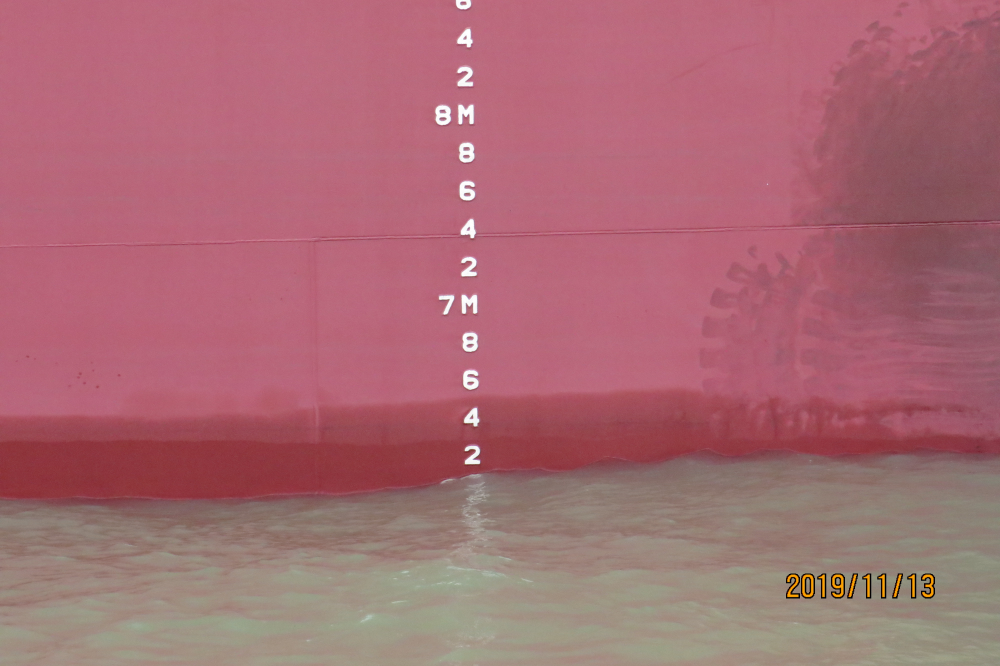
#> input picture match/draft/IMG_1044.JPG, 4000 x 2664 px (shown at 1/4 size)
$ python -i Draft.py   (imports and definitions only)
#> lines starting #> are read from the running program, lines starting #| are printed output that depends on the picture; after the words box and inside, x2 and y2 are one past the last pixel; in counts of white or black regions, pixels touching at a corner belong together
#> further down, picture is the input picture: shape (2664, 4000, 3); mean B, G, R 115.7, 106.7, 168
import cv2


def DraftReading(img):
    # img = cv2.imread('IMG_1044.JPG')
    height = img.shape[0]
#> height = 2664
    width = img.shape[1]
#> width = 4000
    img = img[0:height, int(0.25 * width):int(0.75 * width)]
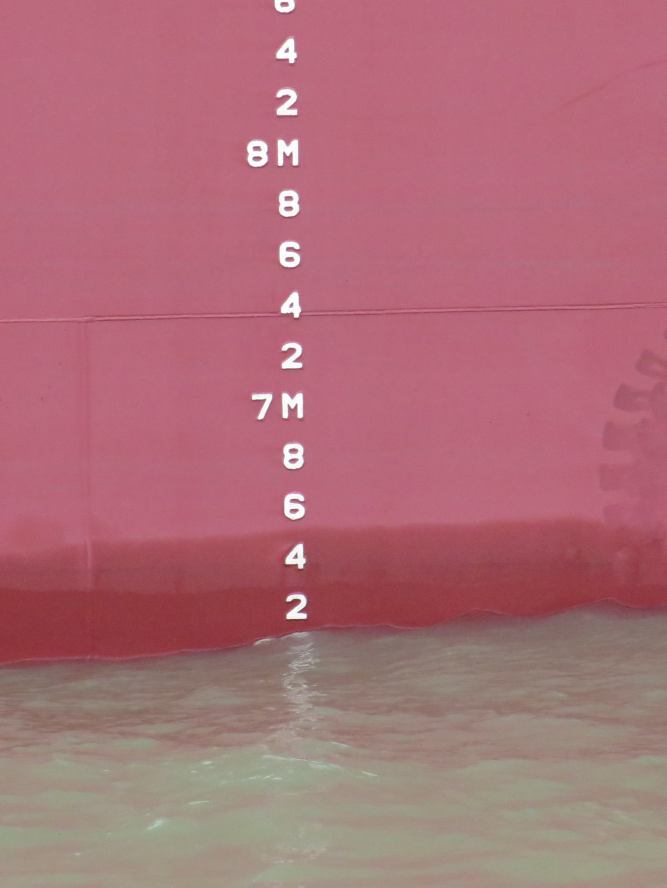
#> img: shape (2664, 2000, 3) (shown at 1/3 size); mean of channels 0, 1, 2 119.7, 110.3, 172.6; drawn as B, G, R

    se = cv2.getStructuringElement(cv2.MORPH_ELLIPSE, (55, 55))
    fo = cv2.morphologyEx(img, cv2.MORPH_OPEN, se)
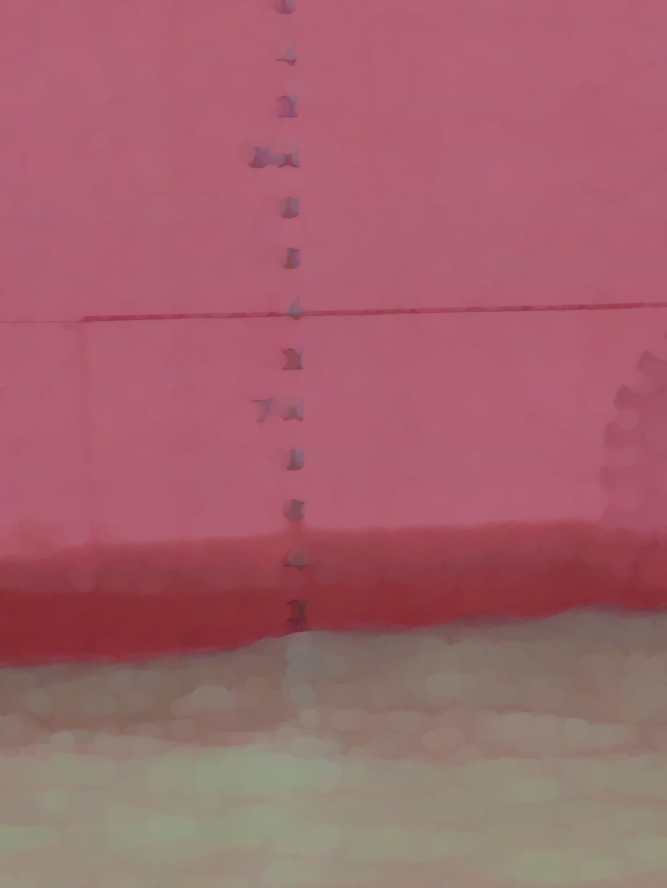
#> fo: shape (2664, 2000, 3) (shown at 1/3 size); mean of channels 0, 1, 2 108.9, 99.5, 162.7; drawn as B, G, R
    f1 = cv2.subtract(img, fo)
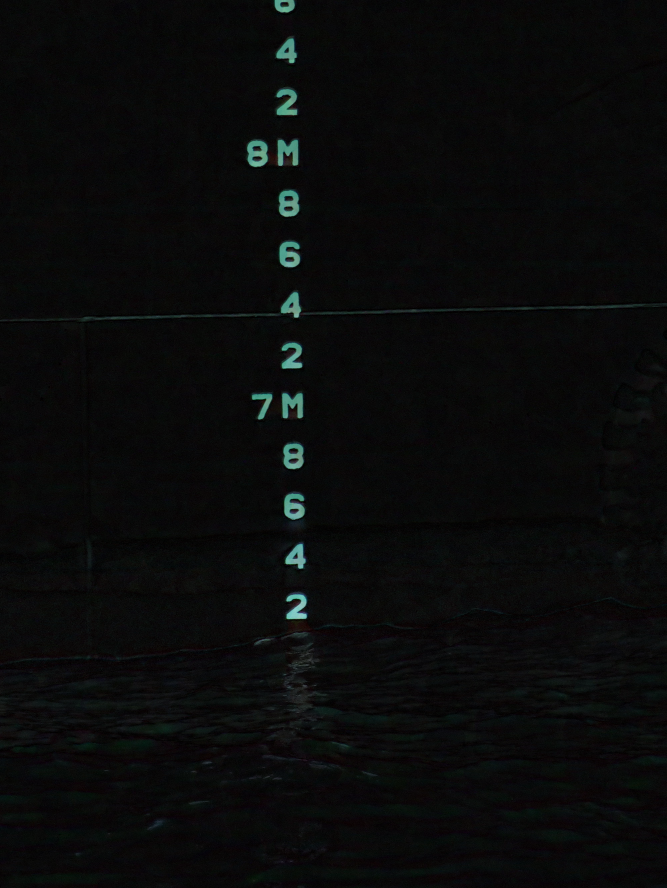
#> f1: shape (2664, 2000, 3) (shown at 1/3 size); mean of channels 0, 1, 2 10.7, 10.8, 9.9; drawn as B, G, R
    gray = cv2.cvtColor(f1, cv2.COLOR_BGR2GRAY)
    ret, binary = cv2.threshold(gray, 55, 255, cv2.THRESH_BINARY)
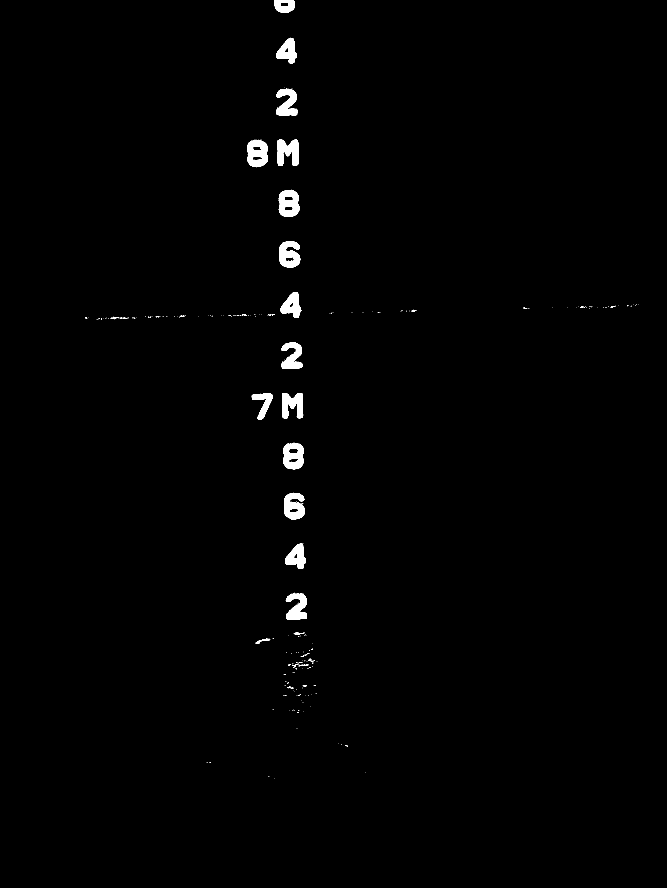
#> binary: shape (2664, 2000) (shown at 1/3 size); 0.91% white; 258 white regions (228 under 20 px), largest, box (x1, y1, x2, y2) and area: (741, 419, 804, 502) 3734, (836, 569, 898, 651) 3699, (852, 1479, 915, 1560) 3594
    for i in range(height):
        if i > 0.9 * height:
            binary[i] = 0

    cv2.imwrite('/home/diamond/桌面/staffGaugesurvey/match/draft/kedu.jpg', binary)

# [4 lines of commented-out code are left out]

>>> import cv2
>>> picture = cv2.imread('IMG_1044.JPG')
>>> result = DraftReading(picture)

$ run again, on match/draft/IMG_1249.JPG
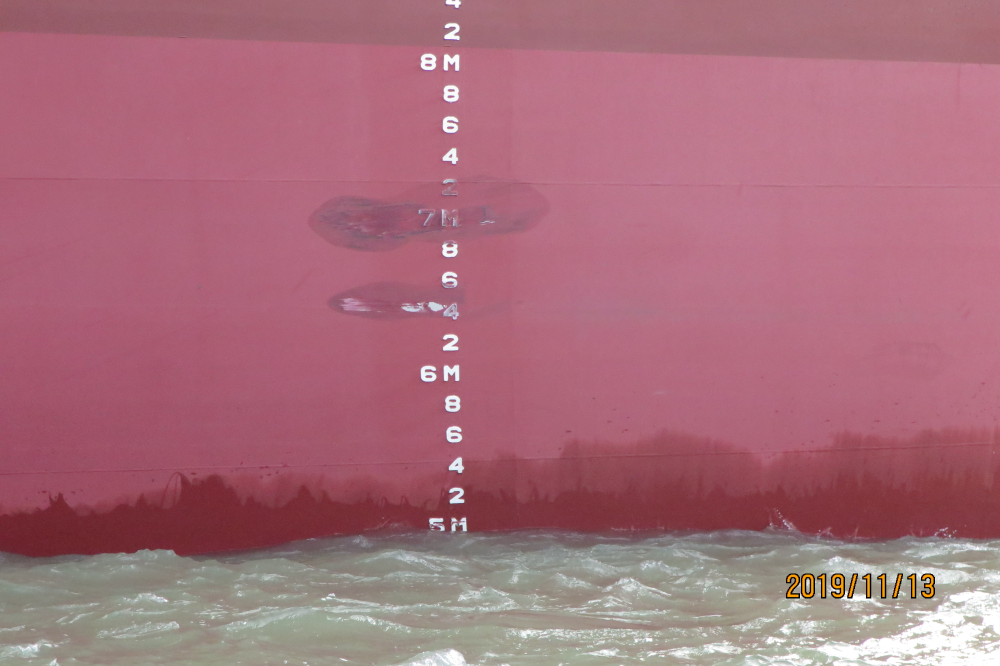
#> input picture match/draft/IMG_1249.JPG, 4000 x 2664 px (shown at 1/4 size)
#> picture is the input picture: shape (2664, 4000, 3); mean B, G, R 123.3, 110.1, 168.5
#> in DraftReading, `fo = cv2.morphologyEx(img, cv2.MORPH_OPEN, se)`:
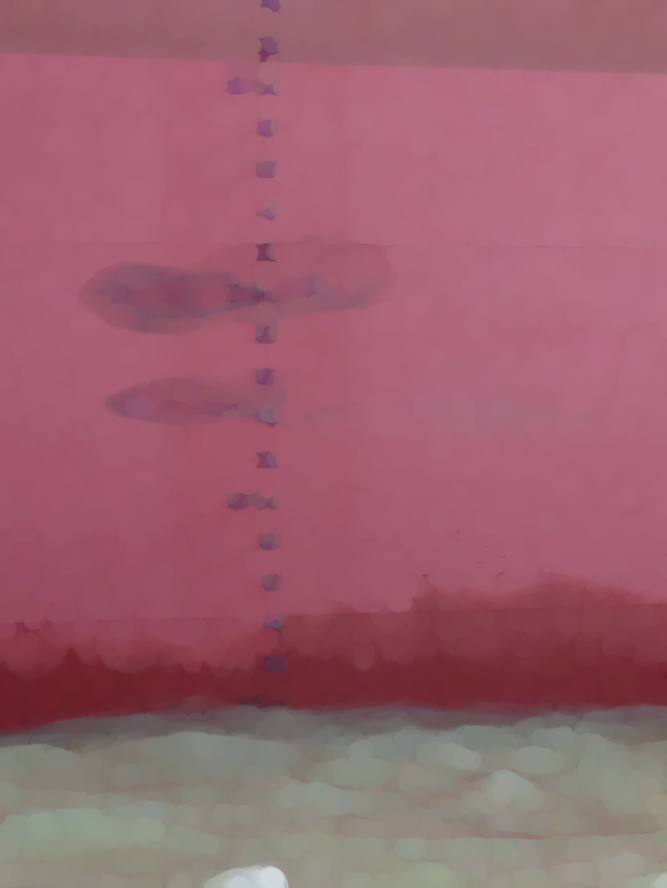
#> fo: shape (2664, 2000, 3) (shown at 1/3 size); mean of channels 0, 1, 2 111.5, 98.3, 156; drawn as B, G, R
#> after the loop in DraftReading, `for i in range(height):`:
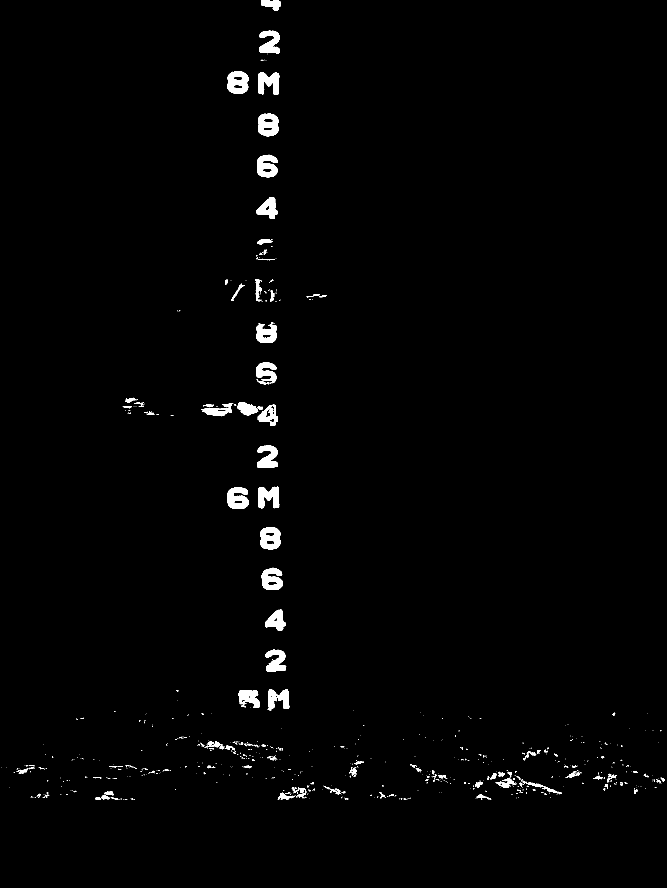
#> binary: shape (2664, 2000) (shown at 1/3 size); 1.2% white; 784 white regions (646 under 20 px), largest, box (x1, y1, x2, y2) and area: (774, 341, 836, 411) 3160, (683, 214, 746, 281) 3136, (780, 1581, 842, 1648) 3078

$ run again, on match/draft/IMG_1250.JPG
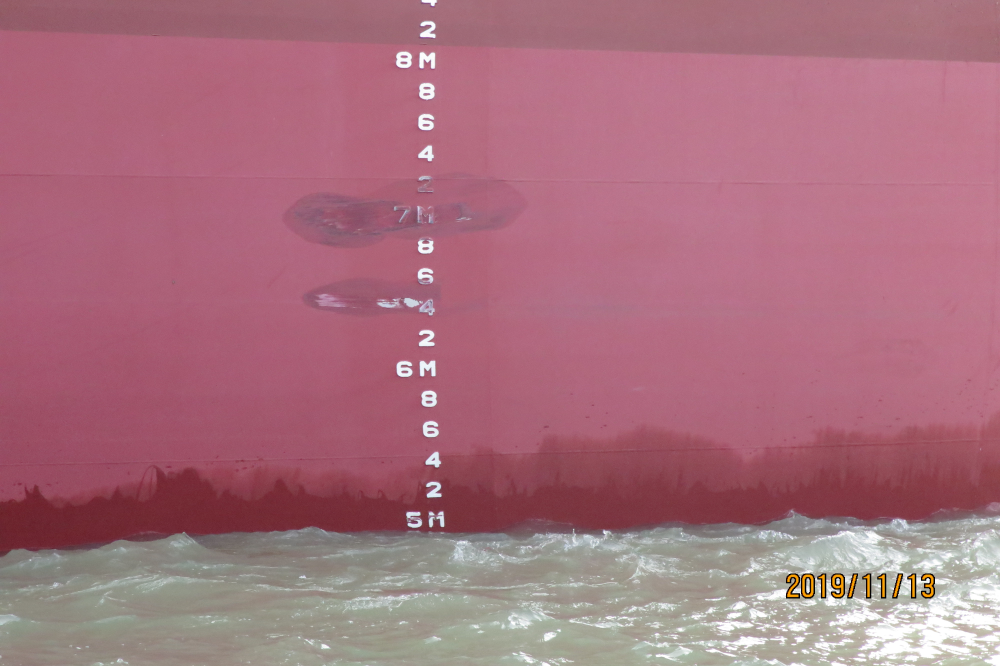
#> input picture match/draft/IMG_1250.JPG, 4000 x 2664 px (shown at 1/4 size)
#> picture is the input picture: shape (2664, 4000, 3); mean B, G, R 126.3, 112.2, 168.5
#> in DraftReading, `fo = cv2.morphologyEx(img, cv2.MORPH_OPEN, se)`:
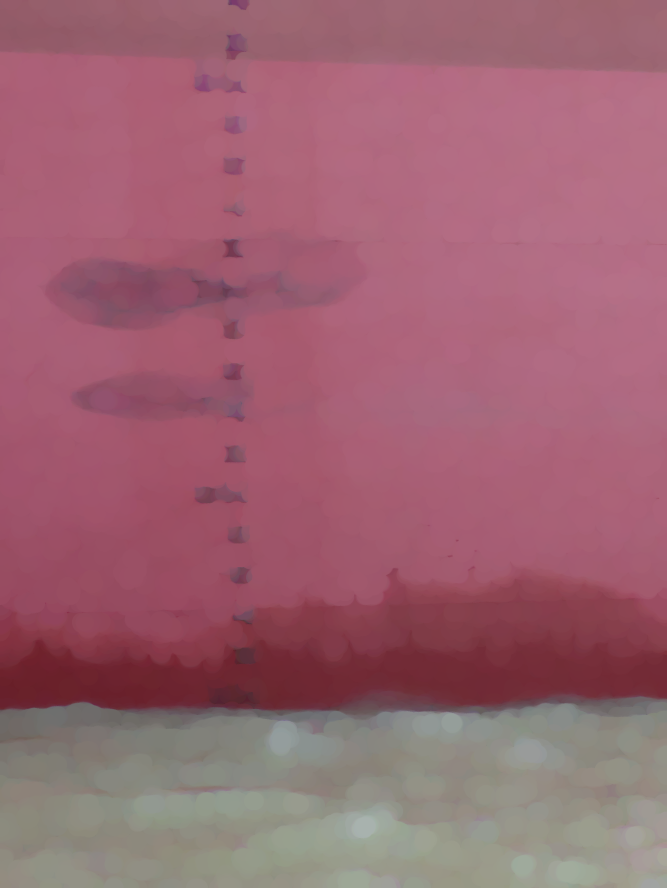
#> fo: shape (2664, 2000, 3) (shown at 1/3 size); mean of channels 0, 1, 2 113.8, 99.9, 156; drawn as B, G, R
#> after the loop in DraftReading, `for i in range(height):`:
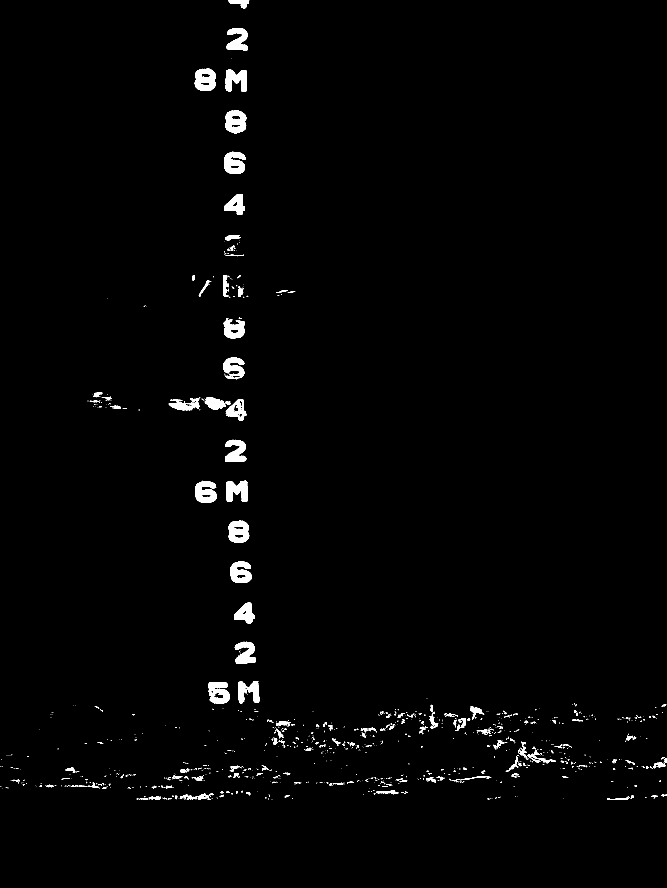
#> binary: shape (2664, 2000) (shown at 1/3 size); 1.4% white; 1157 white regions (960 under 20 px), largest, box (x1, y1, x2, y2) and area: (584, 206, 648, 272) 3174, (676, 332, 739, 401) 3162, (685, 1562, 748, 1628) 3055

$ run again, on match/draft/1.jpg
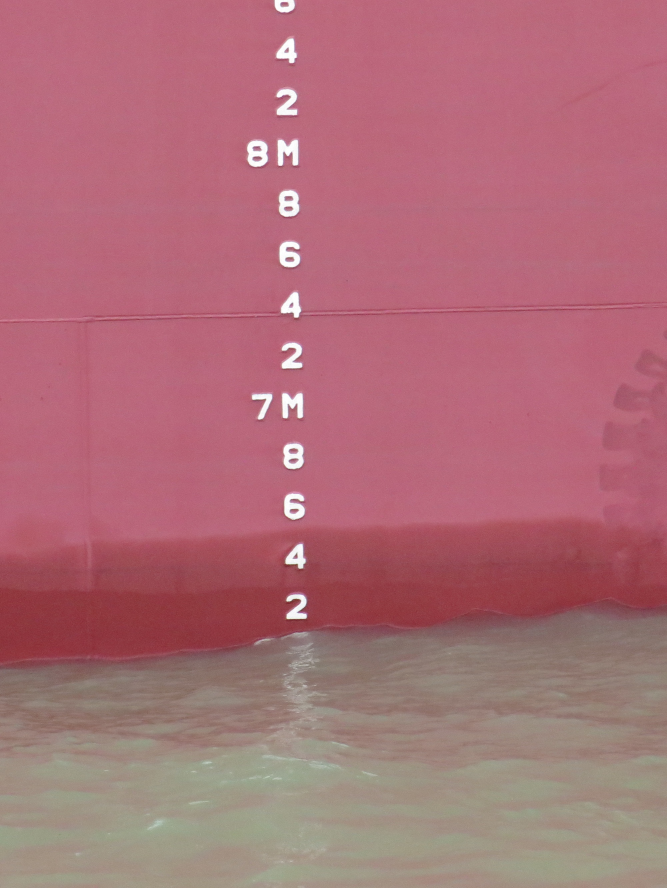
#> input picture match/draft/1.jpg, 2000 x 2664 px (shown at 1/3 size)
#> picture is the input picture: shape (2664, 2000, 3); mean B, G, R 119.6, 110.3, 172.6
#> in DraftReading, `fo = cv2.morphologyEx(img, cv2.MORPH_OPEN, se)`:
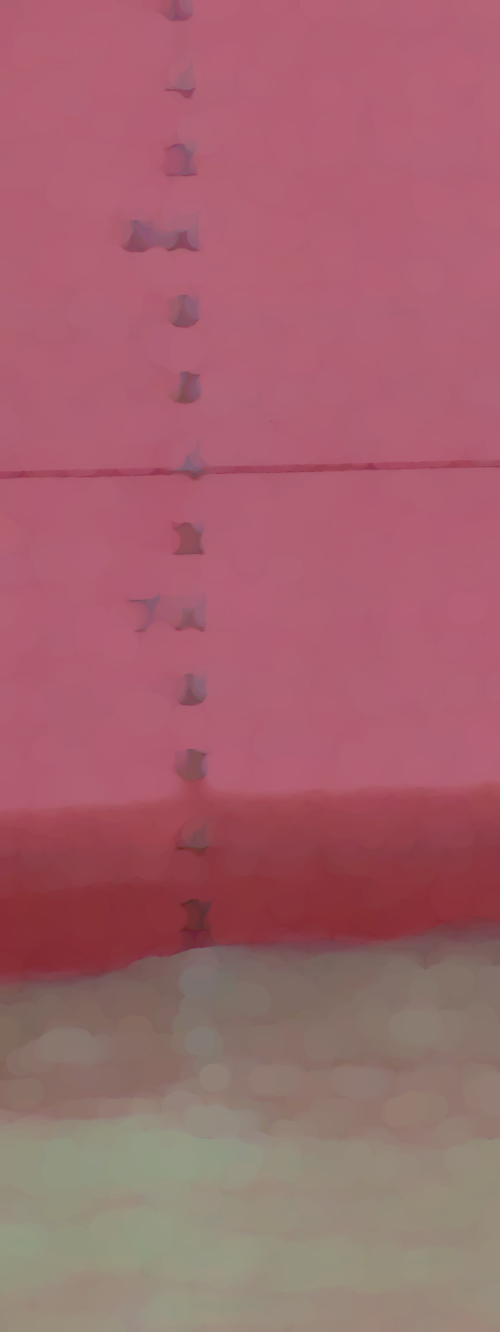
#> fo: shape (2664, 1000, 3) (shown at 1/2 size); mean of channels 0, 1, 2 109.6, 100.2, 162.8; drawn as B, G, R
#> in DraftReading, `ret, binary = cv2.threshold(gray, 55, 255, cv2.THRESH_BINARY)`:
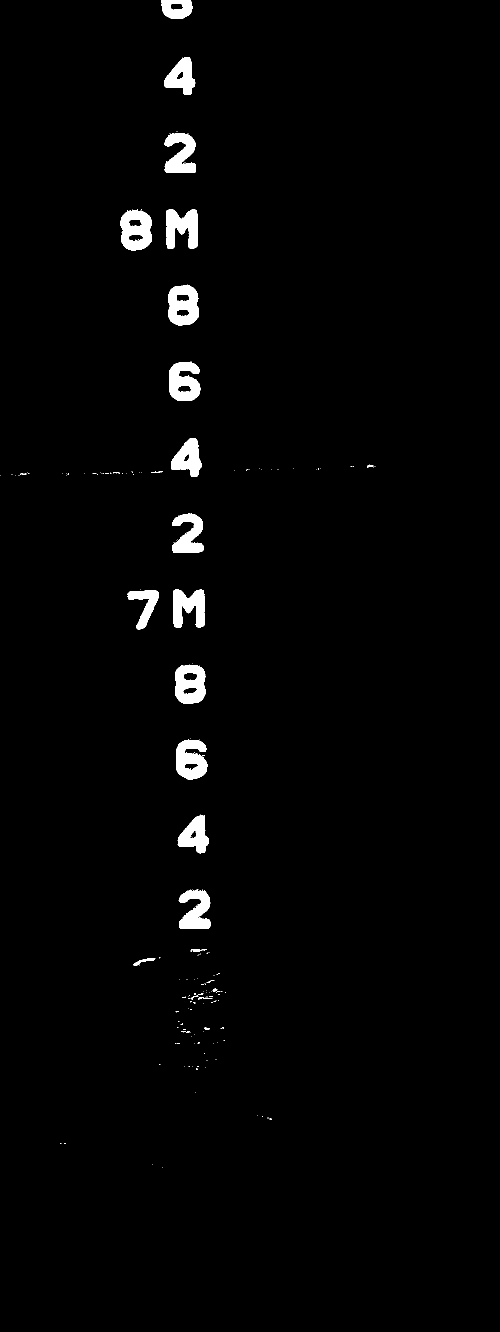
#> binary: shape (2664, 1000) (shown at 1/2 size); 1.8% white; 186 white regions (159 under 20 px), largest, box (x1, y1, x2, y2) and area: (241, 419, 304, 502) 3713, (336, 569, 398, 651) 3700, (350, 1330, 411, 1408) 3575
